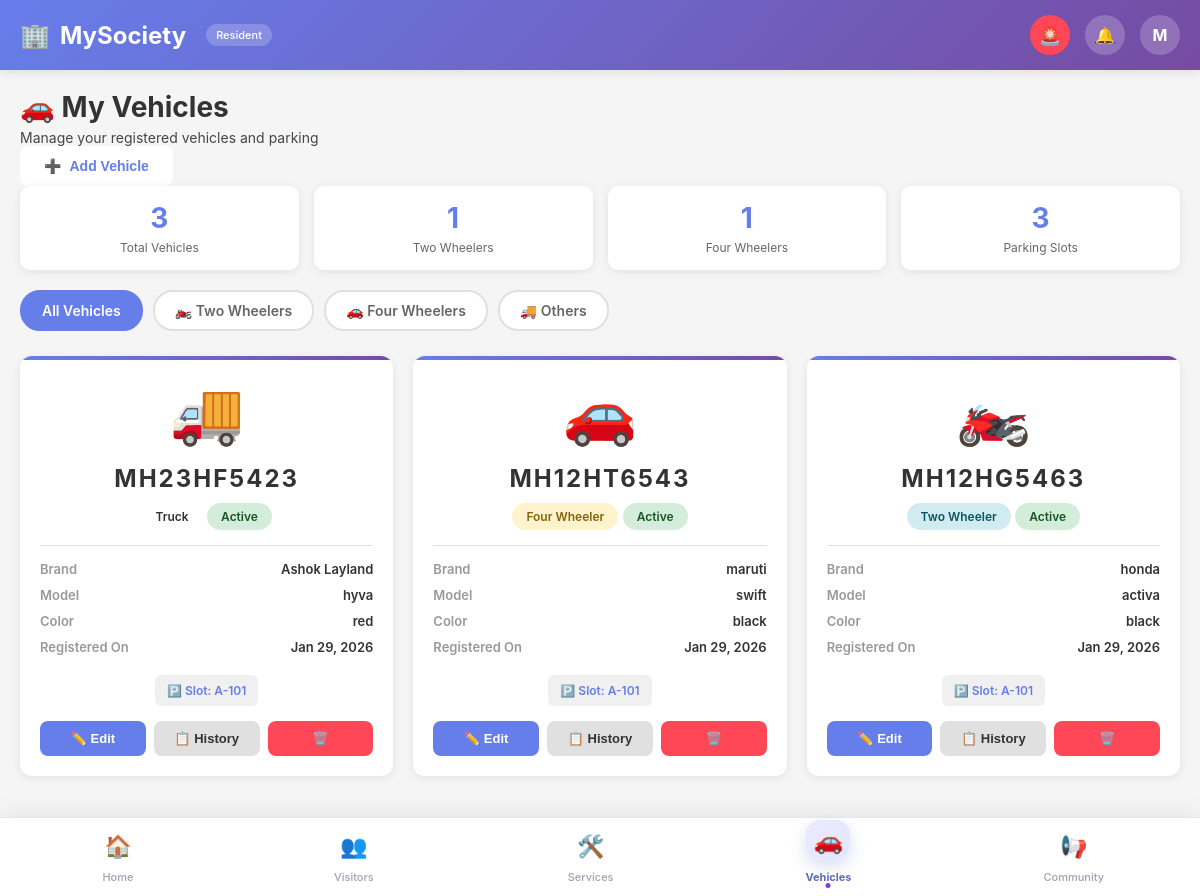
Page /resident/vehicles/ (signed in) on the committed database.
### core/models.py (models this page shows, shortened)
class UserProfile(models.Model):
    ROLE_CHOICES = (
        ('resident', 'Resident'),
        ('guard', 'Guard'),
        ('guard_admin', 'Guard Admin'),
        ('society_admin', 'Society Admin'),
        ('admin', 'Super Admin'),
        ('service_provider', 'Service Provider'),
    )
    STATUS_CHOICES = (
        ('pending', 'Pending'),
        ('approved', 'Approved'),
        ('rejected', 'Rejected'),
    )
    user = models.OneToOneField(User, on_delete=models.CASCADE)
    role = models.CharField(
        max_length=20,
        choices=ROLE_CHOICES
    )
    society = models.ForeignKey(
        Society,
        on_delete=models.SET_NULL,
        null=True,
        blank=True
    )
    apartment = models.ForeignKey(
        Apartment,
        on_delete=models.SET_NULL,
        null=True,
        blank=True
    )
    phone = models.CharField(max_length=15)
    address = models.TextField(blank=True)
    status = models.CharField(
        max_length=20,
        choices=STATUS_CHOICES,
        default='pending'
    )
    class Meta:
        indexes = [
            models.Index(fields=["role", "status"]),
        ]

class Vehicle(models.Model):
    VEHICLE_TYPE_CHOICES = (
        ('2wheeler', 'Two Wheeler'),
        ('4wheeler', 'Four Wheeler'),
        ('bicycle', 'Bicycle'),
        ('truck', 'Truck'),
        ('other', 'Other'),
    )
    STATUS_CHOICES = (
        ('active', 'Active'),
        ('inactive', 'Inactive'),
    )
    apartment = models.ForeignKey(
        Apartment,
        on_delete=models.CASCADE,
        related_name="vehicles"
    )
    vehicle_type = models.CharField(
        max_length=20,
        choices=VEHICLE_TYPE_CHOICES
    )
    registration_number = models.CharField(max_length=20)
    brand = models.CharField(max_length=50, blank=True)
    model = models.CharField(max_length=50, blank=True)
    color = models.CharField(max_length=30, blank=True)
    parking_slot = models.CharField(max_length=20, blank=True)
    status = models.CharField(
        max_length=20,
        choices=STATUS_CHOICES,
        default="active"
    )
    created_at = models.DateTimeField(auto_now_add=True)
    class Meta:
        unique_together = ("apartment", "registration_number")
        ordering = ["-created_at"]

### core/views.py (the view)
# urls.py: path("resident/vehicles/", views.resident_vehicles, name="resident_vehicles"),
@login_required
@role_required("resident")
def resident_vehicles(request):
    profile = request.user.userprofile
    apartment = profile.apartment
    vehicles = Vehicle.objects.filter(apartment=apartment)
    context = {
        "vehicles": vehicles,
        "total_vehicles": vehicles.count(),
        "two_wheelers": vehicles.filter(vehicle_type="2wheeler").count(),
        "four_wheelers": vehicles.filter(vehicle_type="4wheeler").count(),
        "parking_slots": vehicles.exclude(parking_slot="").count(),
    }
    return render(request, "resident_vehicles.html", context)

### core/context_processors.py (called while the page is built, shortened)
def base_context(request):
    if not request.user.is_authenticated:
        return {}
    profile = getattr(request.user, "userprofile", None)
    return {
        "current_user": request.user,
        "current_role": profile.role if profile else None,
        "notification_count": Notification.objects.filter(
            user=request.user,
            is_read=False
        ).count(),
    }

def global_context(request):
    if not request.user.is_authenticated:
        return {
            "notification_count": 0,
            "current_user": None,
            "current_role": None,
        }
    user = request.user
    profile = getattr(user, "userprofile", None)
    unread_chat = ChatMessage.objects.filter(
        receiver=user,
        is_read=False
    ).count()
    unread_notifications = Notification.objects.filter(
        user=user,
        is_read=False
    ).count()
    return {
        "current_user": user,
        "current_role": profile.role if profile else None,
        "notification_count": unread_chat + unread_notifications,
    }

def guard_notification_count(request):
    return {"guard_notification_count": 0}

def notification_count(request):
    if not request.user.is_authenticated:
        return {'notification_count': 0}
    try:
        unread_chat = ChatMessage.objects.filter(
            receiver=request.user,
            is_read=False
        ).count()
        unread_notif = Notification.objects.filter(
            user=request.user,
            is_read=False
        ).count()
        total = unread_chat + unread_notif
    except Exception:
        total = 0
    return {'notification_count': total}

### templates/resident_vehicles.html (shortened to what this page needs)
{% extends "base.html" %}
{% block nav_vehicles %}active{% endblock %}
{% block content %}
<div class="page-header">
    <div>
        <div class="page-title">🚗 My Vehicles</div>
        <div class="page-subtitle">Manage your registered vehicles and parking</div>
    </div>
    <button class="add-vehicle-btn" onclick="openAddVehicleModal()">
        <span>➕</span>
        <span>Add Vehicle</span>
    </button>
</div>
<div class="stats-bar">
    <div class="stat-box">
        <div class="stat-number">{{ total_vehicles }}</div>
        <div class="stat-text">Total Vehicles</div>
    </div>
    <div class="stat-box">
        <div class="stat-number">{{ two_wheelers }}</div>
        <div class="stat-text">Two Wheelers</div>
    </div>
    <div class="stat-box">
        <div class="stat-number">{{ four_wheelers }}</div>
        <div class="stat-text">Four Wheelers</div>
    </div>
    <div class="stat-box">
        <div class="stat-number">{{ parking_slots }}</div>
        <div class="stat-text">Parking Slots</div>
    </div>
</div>
<div class="filter-tabs">
    <div class="filter-tab active" onclick="filterVehicles(event, 'all')">All Vehicles</div>
    <div class="filter-tab" onclick="filterVehicles(event, '2wheeler')">🏍️ Two Wheelers</div>
    <div class="filter-tab" onclick="filterVehicles(event, '4wheeler')">🚗 Four Wheelers</div>
    <div class="filter-tab" onclick="filterVehicles(event, 'other')">🚚 Others</div>
</div>
<div class="vehicle-grid" id="vehiclesContainer">
    {% for vehicle in vehicles %}
    <div class="vehicle-card" data-type="{{ vehicle.vehicle_type }}">
        <div class="vehicle-icon">
            {% if vehicle.vehicle_type == '2wheeler' %}🏍️
            {% elif vehicle.vehicle_type == '4wheeler' %}🚗
            {% elif vehicle.vehicle_type == 'bicycle' %}🚲
            {% elif vehicle.vehicle_type == 'truck' %}🚚
            {% else %}🚐{% endif %}
        </div>
        <div class="vehicle-number">{{ vehicle.registration_number }}</div>
        <div style="text-align: center; margin-bottom: 15px;">
            <span class="badge badge-{{ vehicle.vehicle_type }}">
                {{ vehicle.get_vehicle_type_display }}
            </span>
            <span class="badge badge-{{ vehicle.status }}">
                {{ vehicle.get_status_display }}
            </span>
        </div>
        <div class="vehicle-details">
            <div class="detail-row">
                <span class="detail-label">Brand</span>
                <span class="detail-value">{{ vehicle.brand|default:"N/A" }}</span>
            </div>
            <div class="detail-row">
                <span class="detail-label">Model</span>
                <span class="detail-value">{{ vehicle.model|default:"N/A" }}</span>
            </div>
            <div class="detail-row">
                <span class="detail-label">Color</span>
                <span class="detail-value">{{ vehicle.color|default:"N/A" }}</span>
            </div>
            <div class="detail-row">
                <span class="detail-label">Registered On</span>
                <span class="detail-value">{{ vehicle.created_at|date:"M d, Y" }}</span>
            </div>
        </div>
        {% if vehicle.parking_slot %}
        <div style="text-align: center;">
            <div class="parking-slot">
                🅿️ Slot: {{ vehicle.parking_slot }}
            </div>
        </div>
        {% endif %}
        <div class="vehicle-actions">
            <button class="btn btn-primary" onclick="editVehicle({{ vehicle.id }})">
                ✏️ Edit
            </button>
            <button class="btn btn-secondary" onclick="viewHistory({{ vehicle.id }})">
                📋 History
            </button>
            <button class="btn btn-danger" onclick="deleteVehicle({{ vehicle.id }})">
                🗑️
            </button>
        </div>
    </div>
    {% endfor %}
</div>
{% endblock %}

### templates/base.html (shortened to what this page needs)
<!DOCTYPE html>
<html lang="en">
<head>
</head>
<body>
    <header class="header">
        <div class="header-content">
            <div class="logo">
                <span>{% block logo_icon %}🏢{% endblock %}</span>
                <span>MySociety</span>
                {% if current_role %}
                <span class="role-badge">{{ current_role|title }}</span>
                {% endif %}
            </div>
            <div class="header-actions">
                <div class="sos-icon" title="SOS / Panic Alert" onclick="sendSOS()">🚨</div>
                <a href="{% url 'resident_notifications' %}" class="notification-icon">
                    <span>🔔</span>
                </a>
                <a href="{% url 'profile' %}" class="profile-icon" title="My Profile">
                    {{ current_user.username|slice:":1"|upper }}
                </a>
            </div>
        </div>
    </header>
    <main class="main-content">
        {% block content %}{% endblock %}
    </main>
    <nav class="bottom-nav">
        {% if current_role == "resident" %}
            <a href="{% url 'resident_dashboard' %}"
               class="nav-item {% block nav_home %}{% endblock %}">
                <div class="nav-icon">🏠</div>
                <span>Home</span>
            </a>
            <a href="{% url 'resident_visitors' %}"
               class="nav-item {% block nav_visitors %}{% endblock %}">
                <div class="nav-icon">👥</div>
                <span>Visitors</span>
            </a>
            <a href="{% url 'resident_services' %}"
               class="nav-item {% block nav_services %}{% endblock %}">
                <div class="nav-icon">🛠️</div>
                <span>Services</span>
            </a>
            <a href="{% url 'resident_vehicles' %}"
               class="nav-item {% block nav_vehicles %}{% endblock %}">
                <div class="nav-icon">🚗</div>
                <span>Vehicles</span>
            </a>
            <a href="{% url 'resident_notices' %}"
               class="nav-item {% block nav_community %}{% endblock %}">
                <div class="nav-icon">📢</div>
                <span>Community</span>
            </a>
        {% elif current_role == "guard" %}
            <a href="{% url 'guard_dashboard' %}"
               class="nav-item {% block nav_guard_gate %}{% endblock %}">
                <div class="nav-icon">🛡️</div>
                <span>Gate</span>
            </a>
        {% endif %}
    </nav>
</body>
</html>

### rows in the picture
UserProfile: role "Resident"
Vehicle: registration_number "MH23HF5423", vehicle_type "Truck", status "Active", brand "Ashok Layland", model "hyva", color "red", created_at "Jan 29, 2026", parking_slot "A-101"
Vehicle: registration_number "MH12HT6543", vehicle_type "Four Wheeler", status "Active", brand "maruti", model "swift", color "black", created_at "Jan 29, 2026", parking_slot "A-101"
Vehicle: registration_number "MH12HG5463", vehicle_type "Two Wheeler", status "Active", brand "honda", model "activa", color "black", created_at "Jan 29, 2026", parking_slot "A-101"

### other values in the picture
{{ current_user.username|slice:":1"|upper }} "M"
{{ total_vehicles }} "3"
{{ two_wheelers }} "1"
{{ four_wheelers }} "1"
{{ parking_slots }} "3"
